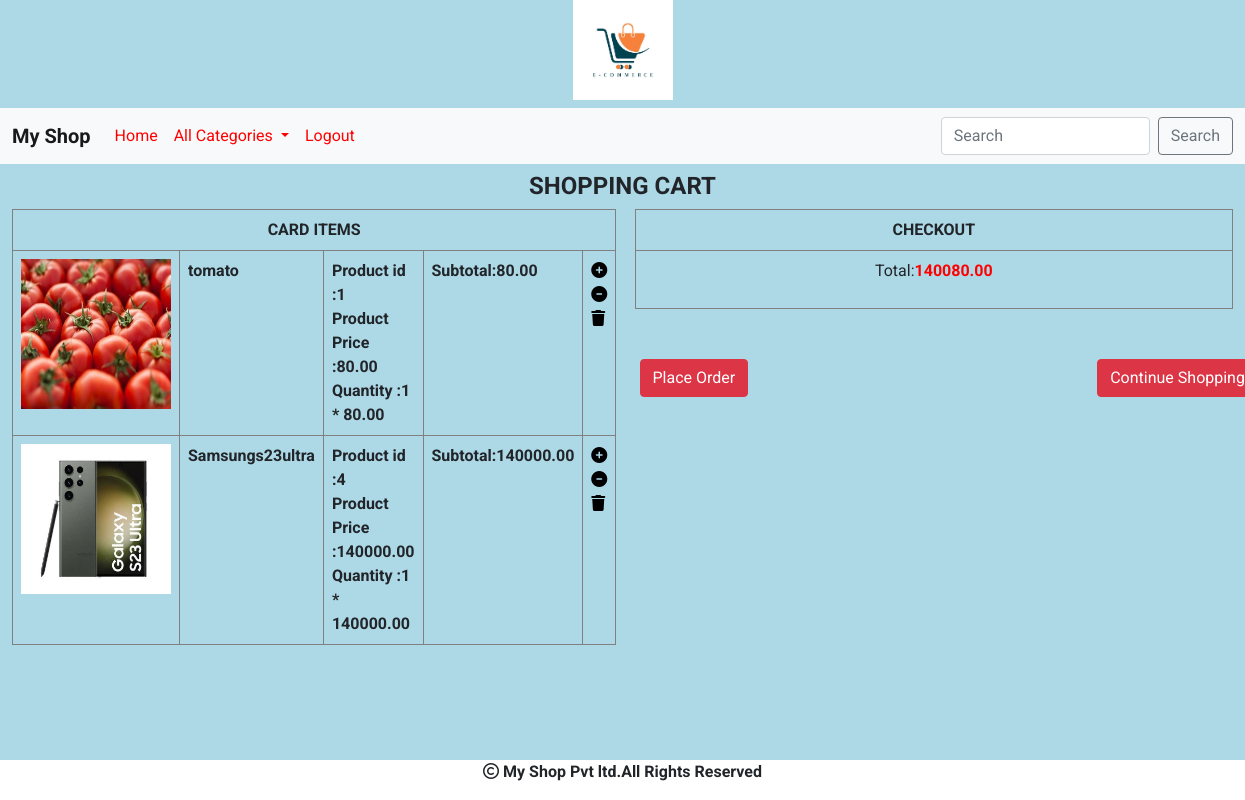
The app's page /cart/cartview (signed in) with its own data.
### cart/models.py (models this page shows, shortened)
class Cart(models.Model):
    product=models.ForeignKey(Product,on_delete=models.CASCADE)
    user=models.ForeignKey(User,on_delete=models.CASCADE)
    quantity=models.IntegerField()
    date_added=models.DateTimeField(auto_now_add=True)
    def subtotal(self):                        #it is a function to calculate total value and to show it on card.html
        return self.quantity*self.product.price   #we know that we can do properties and functions in class

### shop/models.py (models this page shows, shortened)
class Product(models.Model):
    name = models.CharField(max_length=200)
    desc = models.TextField()
    image = models.ImageField(upload_to='shop/products', blank=True, null=True)
    price=models.DecimalField(max_digits=10,decimal_places=2)
    category=models.ForeignKey(Category,on_delete=models.CASCADE)    # to set a connection to category table one to many relationship
    stock=models.IntegerField()
    available=models.BooleanField(default=True)
    created=models.DateTimeField(auto_now_add=True)
    updated=models.DateTimeField(auto_now=True)

### cart/views.py (the view)
# urls.py: path('cartview', views.cartview, name="cartview"),
def cartview(request):
    sum=0
    u=request.user
    try:
        cart=Cart.objects.filter(user=u)
        for i in cart:
            sum += i.quantity*i.product.price
    except:
        pass
    return render(request,'cart.html',{'c':cart,'total':sum})

### cart/context_processors.py (called while the page is built)
def productcount(request):
    item_count=0
    if request.user.is_authenticated:
        u=request.user
        try:
            cart=Cart.objects.filter(user=u)
            for i in cart:
                item_count=item_count+i.quantity
        except:
            item_count=0
    return {'count':item_count}

### shop/context_processors.py (called while the page is built)
def menu_links(request):
    c=Category.objects.all()
    return {'links':c}

### templates/cart.html
<!DOCTYPE html>
{% extends 'base.html' %}
{% load static %}
{% block content %}
{% if not c %}
<div>
    <h3 class="text-center">Cart is Empty</h3>
    <h5 class="text-center text-success"><a href="{% url 'shop:allcat' %}">Continue Shopping</a></h5>
</div>
{% else %}
<div class="container-fluid ">
<div class="row">
    <h4 class="text-center fw-bold mt-2">SHOPPING CART</h4>
    <div class="col-sm-6" >
        <table class="table table-bordered" style="margin-bottom:60px;" >
            <tr><th colspan="5" class="text-center" >CARD ITEMS</th></tr>
            {% for i in c %}
            <tr>
                <td><img src="{{ i.product.image.url}}" height="150px" width="150px"></td>
                <td><b>{{i.product.name}}</b></td>
                <td><b> Product id :{{i.product.id}}</b><br>
                    <b> Product Price :{{i.product.price}}</b><br>
                    <b> Quantity :{{i.quantity}} * {{i.product.price}}</b></td>
                <td><b>Subtotal:{{i.subtotal}}</b></td>
                <td>
                    {% if i.quantity < i.product.stock %}
                    <a href="{% url 'cart:addtocart' i.product.name %}"><i  style="color:black;"  class="fa-solid fa-circle-plus"></i></a>
                    <a href="{% url 'cart:removefromcart' i.product.name %}"><i  style="color:black;"  class="fa-solid fa-circle-minus"></i></a>
                    <a href="{% url 'cart:deletefromcart' i.product.name %}"><i  style="color:black;" class="fa-solid fa-trash"></i></a>
                    {% else %}
                    <a href="{% url 'cart:removefromcart' i.product.name %}"><i  style="color:black;"  class="fa-solid fa-circle-minus"></i></a>
                    <a href="{% url 'cart:deletefromcart' i.product.name %}"><i  style="color:black;" class="fa-solid fa-trash"></i></a>
                    {% endif %}
                </td>
            </tr>
            {% endfor %}
        </table>
    </div>
    <div class="col-sm-6 " >
        <table class="table table-bordered" style="height:100px;margin-bottom:50px;">
            <tr><th class="text-center" style="height:40px;">CHECKOUT</th></tr>
            <tr>
                <td><center>Total:<b style="color:red;">{{total}}</b></center></td>
            </tr>
        </table>
        <a href="{% url 'cart:orderform' %}" class="btn btn-danger" style="position:relative; left:5px;">Place Order</a>
        <a href="{% url 'shop:allcat' %}" class="btn btn-danger" style="position:relative; left:350px;">Continue Shopping</a>
    </div>
</div>
    </div>
{% endif %}
{% endblock %}

### templates/base.html (shortened to what this page needs)
<!DOCTYPE html>
<html lang="en">
{% load static %}
<head>
    <link href="https://cdn.jsdelivr.net/npm/bootstrap@5.0.2/dist/css/bootstrap.min.css" rel="stylesheet">
    <link rel="stylesheet" href="{% static 'css/style.css' %}">
<link rel="stylesheet" href="https://cdnjs.cloudflare.com/ajax/libs/font-awesome/6.5.1/css/all.min.css" />
</head>
<body>
<header>
<center><img src="{% static 'images/ecommercelogo.jpg' %}" class="mb-2" height="100px" width="100px"></center>
    <nav class="navbar navbar-expand-lg navbar-light bg-light">
  <div class="container-fluid">
    <a class="navbar-brand" href="#">My Shop</a>
    <div class="collapse navbar-collapse" id="navbarSupportedContent">
      <ul class="navbar-nav me-auto mb-2 mb-lg-0">
        <li class="nav-item">
          <a class="nav-link " aria-current="page" href="{% url 'shop:allcat' %}">Home</a>
        </li>
        <li class="nav-item dropdown">
          <a class="nav-link dropdown-toggle" href="#" id="navbarDropdown" role="button" data-bs-toggle="dropdown" aria-expanded="false">
            All Categories
          </a>
        </li>
          {% if user.is_authenticated %}
          <li class="nav-item">
          <a class="nav-link " aria-current="page" href="{% url 'shop:logout' %}">Logout</a>
        </li>
        {% endif %}
          </ul>
    <form class="d-flex" method="post" action="{% url 'search:search' %}">
        <input class="form-control me-2" type="search" name="q" placeholder="Search" aria-label="Search">
        <button class="btn btn-outline-secondary" type="submit">Search</button>
      </form>
    </div>
  </div>
</nav>
</header>
{% block content %}
{% endblock %}
<footer>
    <div class="footer">
<p><i class="fa-regular fa-copyright"></i>&nbsp;My Shop Pvt ltd.All Rights Reserved</p>
        </div>
</footer>
</body>
</html>

### static/css/style.css (style rules this page uses)
body { background-color:lightblue; font-family: 'Roboto', sans-serif; }
.navbar-brand { font-size:20px; font-weight:bold; }
.navbar-light .navbar-nav .nav-link { color:red; }
.footer { height:40px; width:100%; background-color:white; position:fixed; bottom:0; left:0; text-align:center; font-weight:bold; }
.table { border-color:#808080; }

### records on screen
Cart: product.image (picture), product.name "tomato", product.id "1", product.price "80.00", quantity "1", subtotal "80.00"
Cart: product.image (picture), product.name "Samsungs23ultra", product.id "4", product.price "140000.00", quantity "1", subtotal "140000.00"

### other values on screen
{{ total }} "140080.00"
